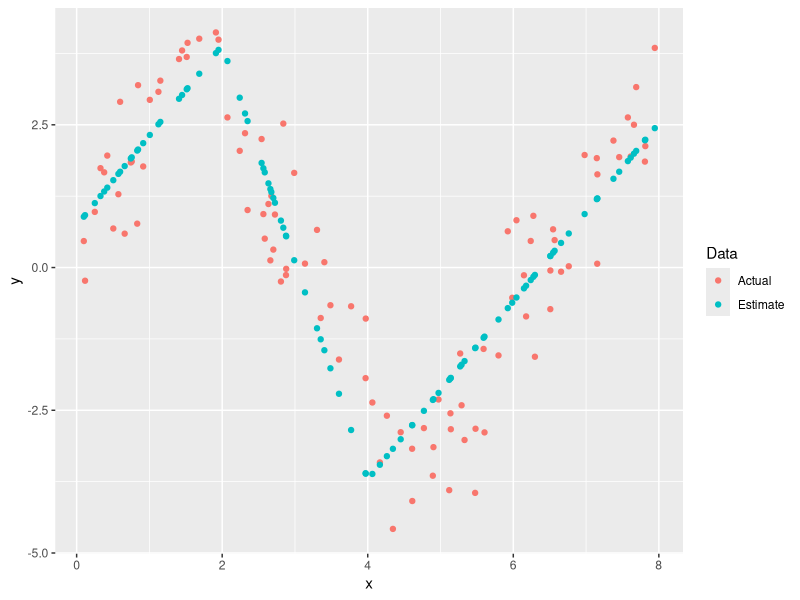
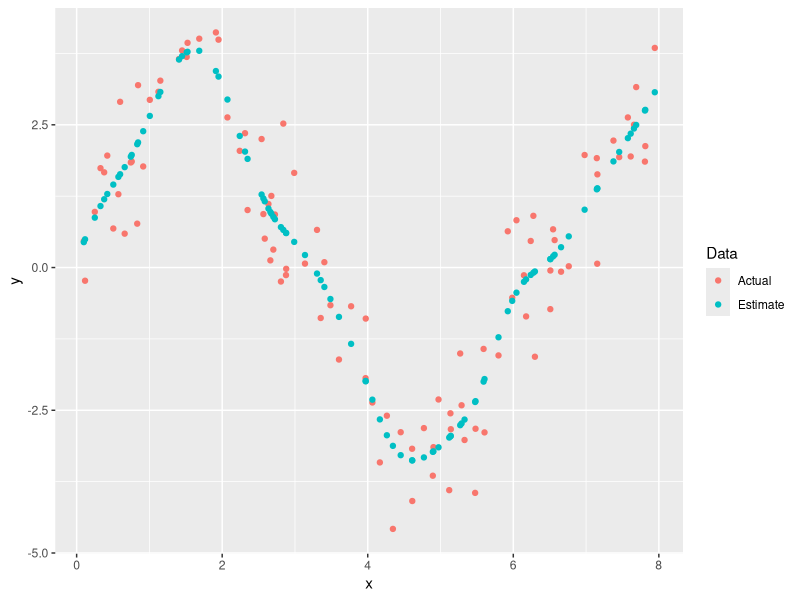

Generate these figures, in order, with R:
## ---- assign1-init
library(ggplot2)
library(reshape2)

myspline <- function(X, y, knots) {
    n <- length(X)
    m <- length(knots)
    df <- m + 2

    H <- matrix(0, nrow=n, ncol=df)
    H[, 1] <- 1
    H[, 2] <- X

    for (i in 3:df) {
        H[, i] <- pmax(X - knots[i - 2], 0)
    }

    data <- data.frame(y=y, H)
    ## Removes the intercept term (have it already)
    lmfit <- lm(y ~ 0 + ., data=data)
    coefficients <- as.numeric(coef(lmfit))
    yhat <- H %*% coefficients

    yhat
}

data <- read.csv2("../data/cube.csv", header=TRUE, sep=";")
## ---- end-of-assign1-init

## 2
## ---- assign1-2
knots <- c(2, 4)
yhat <- myspline(data$x, data$y, knots)

plot_data <- data.frame(x=data$x, Actual=data$y, Estimate=yhat)
plot_data <- melt(plot_data, id="x", variable.name="Data", value.name="y")

ggplot(plot_data) +
    geom_point(aes(x=x, y=y, color=Data))
## ---- end-of-assign1-2

## 3
## ---- assign1-3
smooth_fit <- smooth.spline(x=data$x, y=data$y)
yhat <- fitted(smooth_fit)

plot_data <- data.frame(x=data$x, Actual=data$y, Estimate=yhat)
plot_data <- melt(plot_data, id="x", variable.name="Data", value.name="y")

ggplot(plot_data) +
    geom_point(aes(x=x, y=y, color=Data))
## ---- end-of-assign1-3
